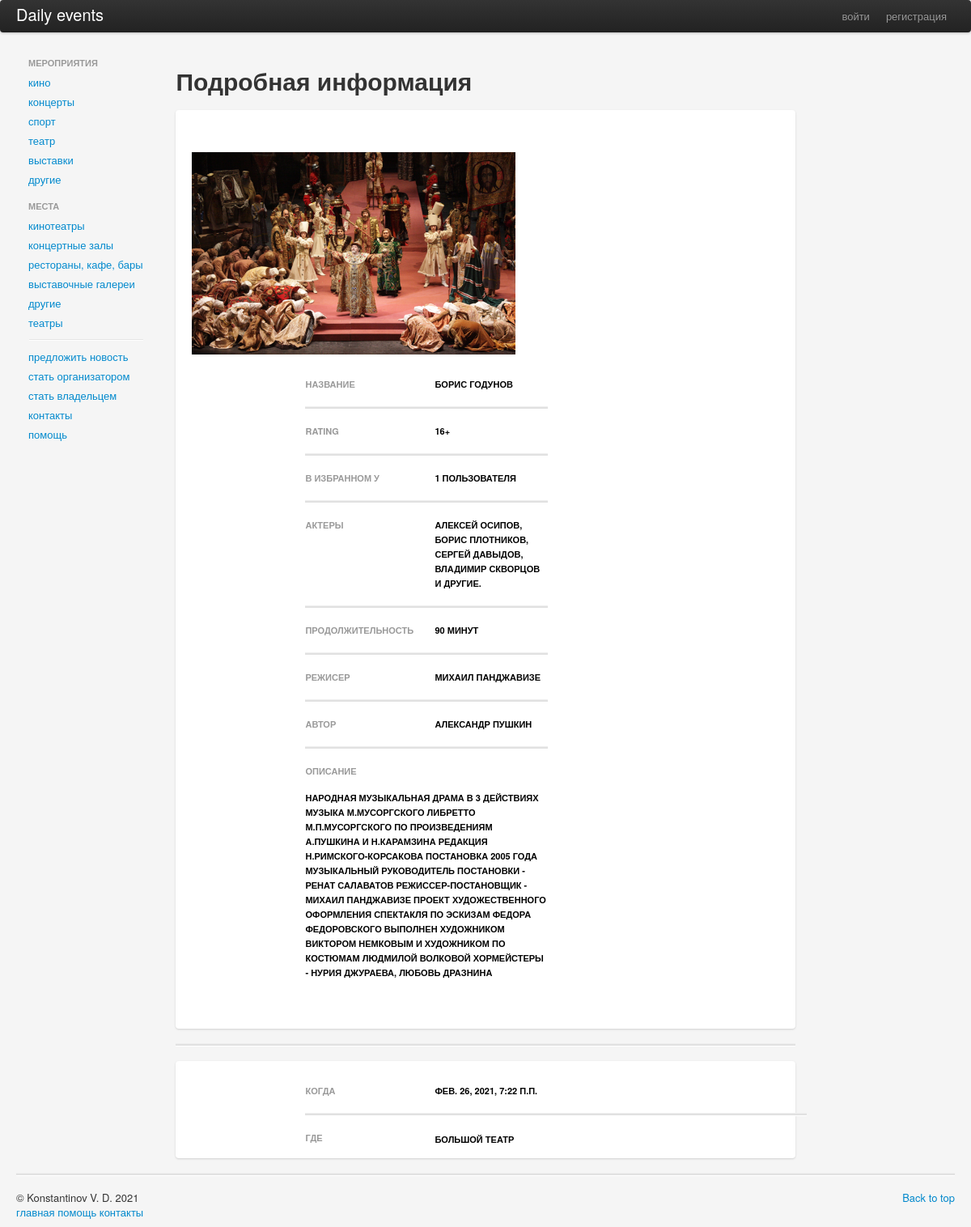
Page /events/theatre-events/boris-godunov/ on the committed database.
### events/models.py (models this page shows, shortened)
class Event(models.Model):
    name = models.CharField(max_length=100,verbose_name='название', unique=True)
    slug = models.SlugField(max_length=100, blank=True)
    followers = models.ManyToManyField(Account, related_name='followed_events',blank=True)
    photo = models.ImageField(upload_to='photos/events/%Y/%m/%d', verbose_name='фото', blank=True, default='default/event_pic.jpg')
    short_description = models.CharField(max_length=70)
    description = models.TextField()
    default_user = Account.objects.filter(is_admin=True).order_by('date_joined').first().pk
    organizer = models.ForeignKey(Account,blank=True, related_name='events', on_delete=models.CASCADE, default=default_user)
    rating = models.CharField(max_length=3, default='0+')
    schedule = models.ManyToManyField('Place',through=Schedule)
    comments = models.ManyToManyField(Account,through="EventComments")
    class Meta:
	    verbose_name = 'событие-родитель'
	    verbose_name_plural = 'события-родители'

class TheatreEvent(Event):
    author = models.CharField(max_length=50)
    artists = models.TextField()
    director = models.CharField(max_length=50)
    time = models.CharField(max_length=15)
    class Meta:
	    verbose_name = 'театральный спектакль'
	    verbose_name_plural = 'театральные спектакли'

class Schedule(models.Model):
    date = models.DateTimeField()
    event = models.ForeignKey('Event', related_name='start_at', on_delete=models.CASCADE)
    place = models.ForeignKey('Place', on_delete=models.CASCADE)
    class Meta:
	    verbose_name = 'расписание'
	    verbose_name_plural = 'расписания'
	    ordering = ['date']

class Place(models.Model):
    name = models.CharField(max_length=100,verbose_name='название', unique=True)
    slug = models.SlugField(max_length=100, blank=True)
    city = models.ForeignKey(City, related_name='places', on_delete=models.CASCADE)
    photo = models.ImageField(upload_to='photos/place/%Y/%m/%d', verbose_name='фото', blank=True, default='default/place_pic.jpg')
    short_description = models.CharField(max_length=70,blank=True)
    description = models.TextField()
    default_user = Account.objects.filter(is_admin=True).order_by('date_joined').first().pk
    owner = models.ForeignKey(Account, related_name='places', on_delete=models.CASCADE, default=default_user)
    followers = models.ManyToManyField(Account,blank=True, related_name='liked_places')
    address = models.CharField(max_length=100)
    comments = models.ManyToManyField(Account,through="PlaceComments")
    class Meta:
	    verbose_name = 'место-родитель'
	    verbose_name_plural = 'места-родители'

### events/views.py (the view)
# urls.py: path('theatre-events/<str:item_slug>/',views.theatreEventDetailed, name='theatre_event'),
def theatreEventDetailed(request,item_slug):
    context = {}
    item = TheatreEvent.objects.get(slug__iexact=item_slug)
    schedule = Schedule.objects.filter(event__pk=item.pk)
    context['schedule'] = schedule
    follows = item.followers.count()
    if follows % 10 == 1:
        follows = '{} пользователя'.format(follows)
    else:
        follows = '{} пользователей'.format(follows)
    context['object'] = item
    context['follows'] = follows
    if request.method == 'POST':
        item.followers.add(request.user)
        return redirect(item.get_absolute_url())
    else:
        return render(request, 'events/theatre_event_Detailed.html', context)

### events/templates/events/theatre_event_Detailed.html (shortened to what this page needs)
{% extends 'base.html' %}
{% block content %}
<div class="row">
  <div style="margin-top: 3%;" class="span10 offset">
    <h1>Подробная информация</h1>
  </div>
</div>
<br>
<div class="card">
  <div class="row">
    <div class="span4">
      <div class="container-fluid">
        <img  src="{{object.photo.url}}" class="event-pic" >
        </div>
    </div>
    <div class="span4 offset2">
      <div class="row">
        <div class="span2">
          <h6 style="margin-top: 20%;">Название</h6>
        </div>
        <div class="span2">
          <h6 style="margin-top: 20%; color:black" >{{object.name}}</h6>
        </div>
      </div>
      <hr>
      <div class="row">
        <div class="span2">
          <h6>rating</h6>
        </div>
        <div class="span2">
          <h6 style="color:black" >{{object.rating}}</h6>
        </div>
      </div>
      <hr>
      <div class="row">
        <div class="span2">
          <h6>в избранном у</h6>
        </div>
        <div class="span2">
          <h6 style="color:black" >{{follows}}</h6>
        </div>
      </div>
      <hr>
      <div class="row">
        <div class="span2">
          <h6>актеры</h6>
        </div>
        <div class="span2">
          <h6 style="color:black" >{{object.artists}}</h6>
        </div>
      </div>
      <hr>
      <div class="row">
        <div class="span2">
          <h6>продолжительность</h6>
        </div>
        <div class="span2">
          <h6 style="color:black" >{{object.time}}</h6>
        </div>
      </div>
      <hr>
      <div class="row">
        <div class="span2">
          <h6>режисер</h6>
        </div>
        <div class="span2">
          <h6 style="color:black" >{{object.director}}</h6>
        </div>
      </div>
      <hr>
      <div class="row">
        <div class="span2">
          <h6>автор</h6>
        </div>
        <div class="span2">
          <h6 style="color:black" >{{object.author}}</h6>
        </div>
      </div>
      <hr>
      <div class="row">
        <div class="span2">
          <h6>описание</h6>
        </div>
        <div class="span4">
          <h6 style="margin-bottom: 20%; margin-top: 5%; color:black" >{{object.description}}</h6>
        </div>
      </div>
    </div>
  </div>
</div>
<hr>
{%for item in schedule%}
<div class="card">
    <div class="row">
      <div class="span8 offset2">
        <div class="row">
          <div class="span2">
            <h6 style="margin-top: 20%;">когда</h6>
          </div>
          <div class="span2">
            <h6 style="margin-top: 20%; color:black" >{{item.date}}</h6>
          </div>
        </div>
        <hr>
        <div class="row">
          <div class="span2">
            <h6 >где</h6>
          </div>
          <div class="span2">
            <h6 style="margin-bottom: 10%; margin-top: 2%; color:black" >{{item.place.name}}</h6>
          </div>
        </div>
          </div>
        </div>
      </div>
{%endfor%}
{% endblock %}

### static/css/my.css (style rules this page uses)
body { background-color: rgb(245, 245, 245); }
hr { height: 2px; background-color: rgb(225, 225, 225) }
.event-pic { margin-top: 20%; width: 400px; height: 250px }
.card { box-shadow: 0 1px 3px 0 rgba(0,0,0,.1), 0 1px 2px 0 rgba(0,0,0,.06); }
.card { position: relative; display: flex; flex-direction: column; min-width: 0; word-wrap: break-word; background-color: #fff; background-clip: border-box; border: 0 solid rgba(0,0,0,.125); border-radius: .25rem; }

### rows in the picture
Event: photo (picture), name "БОРИС ГОДУНОВ", rating "16+", description "НАРОДНАЯ МУЗЫКАЛЬНАЯ ДРАМА В 3 ДЕЙСТВИЯХ МУЗЫКА М.МУСОРГСКОГО ЛИБРЕТТО М.П.МУСОРГСКОГО ПО ПРОИЗВЕДЕНИЯМ А.ПУШКИНА И Н.КАРАМЗИНА РЕДАКЦИЯ Н.РИМСКОГО-КОРСАКОВА ПОСТАНОВКА 2005 ГОДА МУЗЫКАЛЬНЫЙ РУКОВОДИТЕЛЬ ПОСТАНОВКИ - РЕНАТ САЛАВАТОВ РЕЖИССЕР-ПОСТАНОВЩИК - МИХАИЛ ПАНДЖАВИЗЕ ПРОЕКТ ХУДОЖЕСТВЕННОГО ОФОРМЛЕНИЯ СПЕКТАКЛЯ ПО ЭСКИЗАМ ФЕДОРА ФЕДОРОВСКОГО ВЫПОЛНЕН ХУДОЖНИКОМ ВИКТОРОМ НЕМКОВЫМ И ХУДОЖНИКОМ ПО КОСТЮМАМ ЛЮДМИЛОЙ ВОЛКОВОЙ ХОРМЕЙСТЕРЫ - НУРИЯ ДЖУРАЕВА, ЛЮБОВЬ ДРАЗНИНА"
TheatreEvent: artists "АЛЕКСЕЙ ОСИПОВ, БОРИС ПЛОТНИКОВ, СЕРГЕЙ ДАВЫДОВ, ВЛАДИМИР СКВОРЦОВ И ДРУГИЕ.", time "90 МИНУТ", director "МИХАИЛ ПАНДЖАВИЗЕ", author "АЛЕКСАНДР ПУШКИН"
Schedule: date "ФЕВ. 26, 2021, 7:22 П.П.", place.name "БОЛЬШОЙ ТЕАТР"

### other values in the picture
{{ follows }} "1 ПОЛЬЗОВАТЕЛЯ"
